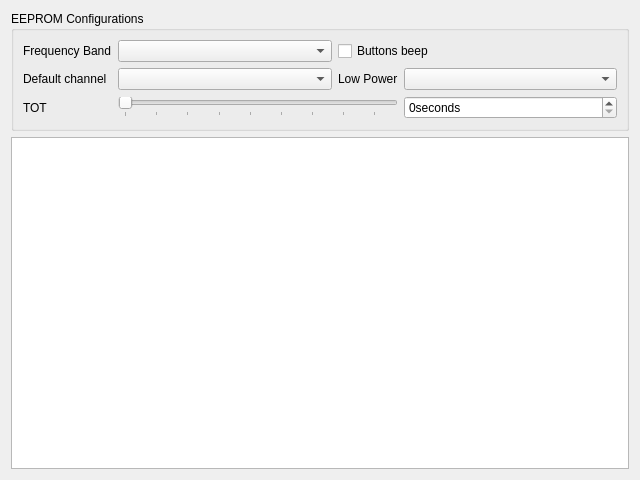
<?xml version="1.0" encoding="UTF-8"?>
<ui version="4.0">
    <class>EEPROM</class>
    <widget class="QWidget" name="eepromWidget">
        <property name="geometry">
            <rect>
                <x>0</x>
                <y>0</y>
                <width>640</width>
                <height>480</height>
            </rect>
        </property>
        <property name="windowTitle">
            <string>Form</string>
        </property>
        <property name="windowIcon">
            <iconset resource="../qfm1000.qrc">
                <normaloff>:/icons/application</normaloff>:/icons/application
            </iconset>
        </property>
        <layout class="QGridLayout" name="gridLayout_2" rowstretch="0,1">
            <item row="0" column="0">
                <widget class="QGroupBox" name="eepromGroupBox">
                    <property name="title">
                        <string>EEPROM Configurations</string>
                    </property>
                    <layout class="QGridLayout" name="gridLayout" columnstretch="0,1,0,1">
                        <item row="0" column="0">
                            <widget class="QLabel" name="frequencyBandLabel">
                                <property name="text">
                                    <string>Frequency Band</string>
                                </property>
                            </widget>
                        </item>
                        <item row="0" column="1">
                            <widget class="QComboBox" name="frequencyBandComboBox"/>
                        </item>
                        <item row="0" column="2" colspan="2">
                            <widget class="QCheckBox" name="beepCheckBox">
                                <property name="text">
                                    <string>Buttons beep</string>
                                </property>
                            </widget>
                        </item>
                        <item row="1" column="0">
                            <widget class="QLabel" name="defaultChannelLabel">
                                <property name="text">
                                    <string>Default channel</string>
                                </property>
                            </widget>
                        </item>
                        <item row="1" column="1">
                            <widget class="QComboBox" name="defaultChannelComboBox"/>
                        </item>
                        <item row="1" column="2">
                            <widget class="QLabel" name="lowPowerLabel">
                                <property name="text">
                                    <string>Low Power</string>
                                </property>
                            </widget>
                        </item>
                        <item row="1" column="3">
                            <widget class="QComboBox" name="lowPowerComboBox"/>
                        </item>
                        <item row="2" column="0">
                            <widget class="QLabel" name="totLabel">
                                <property name="text">
                                    <string>TOT</string>
                                </property>
                            </widget>
                        </item>
                        <item row="2" column="3">
                            <widget class="QSpinBox" name="totSpinBox">
                                <property name="wrapping">
                                    <bool>false</bool>
                                </property>
                                <property name="frame">
                                    <bool>true</bool>
                                </property>
                                <property name="suffix">
                                    <string>seconds</string>
                                </property>
                                <property name="maximum">
                                    <number>255</number>
                                </property>
                            </widget>
                        </item>
                        <item row="2" column="1" colspan="2">
                            <widget class="QSlider" name="totSlider">
                                <property name="maximum">
                                    <number>255</number>
                                </property>
                                <property name="orientation">
                                    <enum>Qt::Horizontal</enum>
                                </property>
                                <property name="invertedAppearance">
                                    <bool>false</bool>
                                </property>
                                <property name="invertedControls">
                                    <bool>false</bool>
                                </property>
                                <property name="tickPosition">
                                    <enum>QSlider::TicksBelow</enum>
                                </property>
                                <property name="tickInterval">
                                    <number>30</number>
                                </property>
                            </widget>
                        </item>
                    </layout>
                </widget>
            </item>
            <item row="1" column="0">
                <widget class="QTableView" name="channelsTableView"/>
            </item>
        </layout>
    </widget>
    <resources>
        <include location="../qfm1000.qrc"/>
    </resources>
    <connections/>
</ui>
